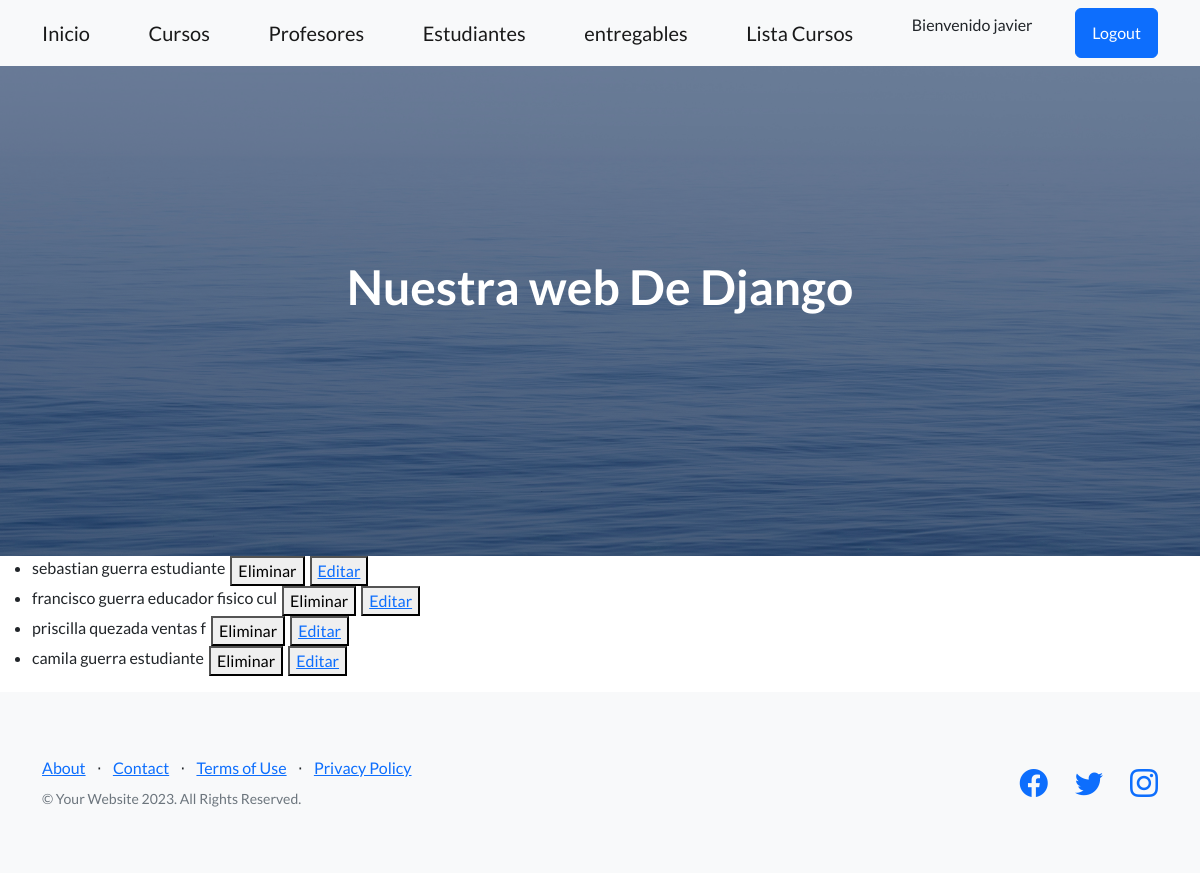
Screenshot of /app-coder/listaProfesores/ (signed in) with the database file from the repository.
### AppCoder/models.py (models this page shows, shortened)
class Profesor(models.Model):
    nombre = models.CharField(max_length=40)
    apellido = models.CharField(max_length=40)
    email = models.EmailField()
    profesion = models.CharField(max_length=50)
    cursos = models.ManyToManyField(Curso, null=True, blank=True)

### AppCoder/views.py (the view)
# urls.py: path('listaProfesores/', lista_profesores, name="ListarProfesores"),
@staff_member_required(login_url='/app-coder/login')
def lista_profesores(req):
    profesores = Profesor.objects.all()
    return render(req, "listaProfesores.html", {"profesores": profesores})

### AppCoder/templates/listaProfesores.html
{% extends 'padre.html' %}
{% block contenidoQuecambia %}
    <ul>
        {% for profesor in profesores %}
            <div  style="display: flex; column-gap: 5px;">
                <li>{{profesor.nombre}} {{profesor.apellido}} {{profesor.profesion}}</li>
                <form action="{% url 'eliminarProfesores' profesor.id %}" method="post">{% csrf_token %}
                    <button type="submit"> Eliminar</button>
                </form>
                <button>
                    <a href="{% url 'editararProfesores' profesor.id %}"> Editar</a>
                </button>
            </div>
        {% endfor %}
    </ul>
{% endblock contenidoQuecambia %}

### AppCoder/templates/navbar.html
        <nav class="navbar navbar-light bg-light static-top">
            <div class="container">
                <a class="navbar-brand" href="{% url 'Inicio' %}">Inicio</a>
                <a class="navbar-brand" href="{% url 'ListaCursos' %}">Cursos</a>
                <a class="navbar-brand" href="{% url 'ListarProfesores' %}">Profesores</a>
                <a class="navbar-brand" href="{% url 'Estudiantes' %}">Estudiantes</a>
                <a class="navbar-brand" href="{% url 'Entregables' %}">entregables</a>
                <a class="navbar-brand" href="{% url 'Lista-Cursos' %}">Lista Cursos</a>
                {% if user.is_authenticated %}
                    <p>Bienvenido {{user.username}}</p>
                    <a class="btn btn-primary" href="{% url 'Logout' %}">Logout</a>
                {% else %}
                    <a class="btn btn-primary" href="{% url 'Login' %}">Login</a>
                {% endif %}
            </div>
        </nav>

### rows the page displays
Profesor: nombre "sebastian", apellido "guerra", profesion "estudiante"
Profesor: nombre "francisco", apellido "guerra", profesion "educador fisico cul"
Profesor: nombre "priscilla", apellido "quezada", profesion "ventas f"
Profesor: nombre "camila", apellido "guerra", profesion "estudiante"

### other values shown
{{ user.username }} "javier"
